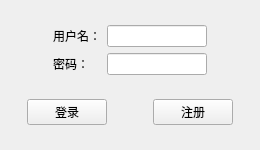
<?xml version="1.0" encoding="UTF-8"?>
<ui version="4.0">
 <class>Widget</class>
 <widget class="QWidget" name="Widget">
  <property name="geometry">
   <rect>
    <x>0</x>
    <y>0</y>
    <width>260</width>
    <height>150</height>
   </rect>
  </property>
  <property name="minimumSize">
   <size>
    <width>260</width>
    <height>150</height>
   </size>
  </property>
  <property name="maximumSize">
   <size>
    <width>260</width>
    <height>150</height>
   </size>
  </property>
  <property name="windowTitle">
   <string>Widget</string>
  </property>
  <layout class="QVBoxLayout" name="verticalLayout">
   <item>
    <spacer name="verticalSpacer_2">
     <property name="orientation">
      <enum>Qt::Vertical</enum>
     </property>
     <property name="sizeHint" stdset="0">
      <size>
       <width>20</width>
       <height>40</height>
      </size>
     </property>
    </spacer>
   </item>
   <item>
    <widget class="QWidget" name="widget" native="true">
     <layout class="QGridLayout" name="gridLayout">
      <item row="0" column="0">
       <spacer name="horizontalSpacer_3">
        <property name="orientation">
         <enum>Qt::Horizontal</enum>
        </property>
        <property name="sizeHint" stdset="0">
         <size>
          <width>40</width>
          <height>20</height>
         </size>
        </property>
       </spacer>
      </item>
      <item row="0" column="1">
       <widget class="QLabel" name="label">
        <property name="text">
         <string>用户名：</string>
        </property>
       </widget>
      </item>
      <item row="1" column="2">
       <widget class="QLineEdit" name="lineEdit">
        <property name="echoMode">
         <enum>QLineEdit::Password</enum>
        </property>
       </widget>
      </item>
      <item row="1" column="1">
       <widget class="QLabel" name="label_2">
        <property name="text">
         <string>密码：</string>
        </property>
       </widget>
      </item>
      <item row="0" column="2">
       <widget class="QLineEdit" name="lineEdit_2"/>
      </item>
      <item row="0" column="3">
       <spacer name="horizontalSpacer_4">
        <property name="orientation">
         <enum>Qt::Horizontal</enum>
        </property>
        <property name="sizeHint" stdset="0">
         <size>
          <width>40</width>
          <height>20</height>
         </size>
        </property>
       </spacer>
      </item>
     </layout>
    </widget>
   </item>
   <item>
    <widget class="QWidget" name="widget_3" native="true">
     <layout class="QHBoxLayout" name="horizontalLayout">
      <item>
       <spacer name="horizontalSpacer">
        <property name="orientation">
         <enum>Qt::Horizontal</enum>
        </property>
        <property name="sizeHint" stdset="0">
         <size>
          <width>40</width>
          <height>20</height>
         </size>
        </property>
       </spacer>
      </item>
      <item>
       <layout class="QHBoxLayout" name="horizontalLayout_4">
        <item>
         <widget class="QPushButton" name="pushButton">
          <property name="text">
           <string>登录</string>
          </property>
         </widget>
        </item>
        <item>
         <spacer name="horizontalSpacer_7">
          <property name="orientation">
           <enum>Qt::Horizontal</enum>
          </property>
          <property name="sizeType">
           <enum>QSizePolicy::Fixed</enum>
          </property>
          <property name="sizeHint" stdset="0">
           <size>
            <width>40</width>
            <height>20</height>
           </size>
          </property>
         </spacer>
        </item>
        <item>
         <widget class="QPushButton" name="pushButton_2">
          <property name="text">
           <string>注册</string>
          </property>
         </widget>
        </item>
       </layout>
      </item>
      <item>
       <spacer name="horizontalSpacer_2">
        <property name="orientation">
         <enum>Qt::Horizontal</enum>
        </property>
        <property name="sizeHint" stdset="0">
         <size>
          <width>40</width>
          <height>20</height>
         </size>
        </property>
       </spacer>
      </item>
     </layout>
    </widget>
   </item>
   <item>
    <spacer name="verticalSpacer">
     <property name="orientation">
      <enum>Qt::Vertical</enum>
     </property>
     <property name="sizeHint" stdset="0">
      <size>
       <width>20</width>
       <height>40</height>
      </size>
     </property>
    </spacer>
   </item>
  </layout>
 </widget>
 <tabstops>
  <tabstop>pushButton_2</tabstop>
  <tabstop>pushButton</tabstop>
 </tabstops>
 <resources/>
 <connections/>
</ui>
